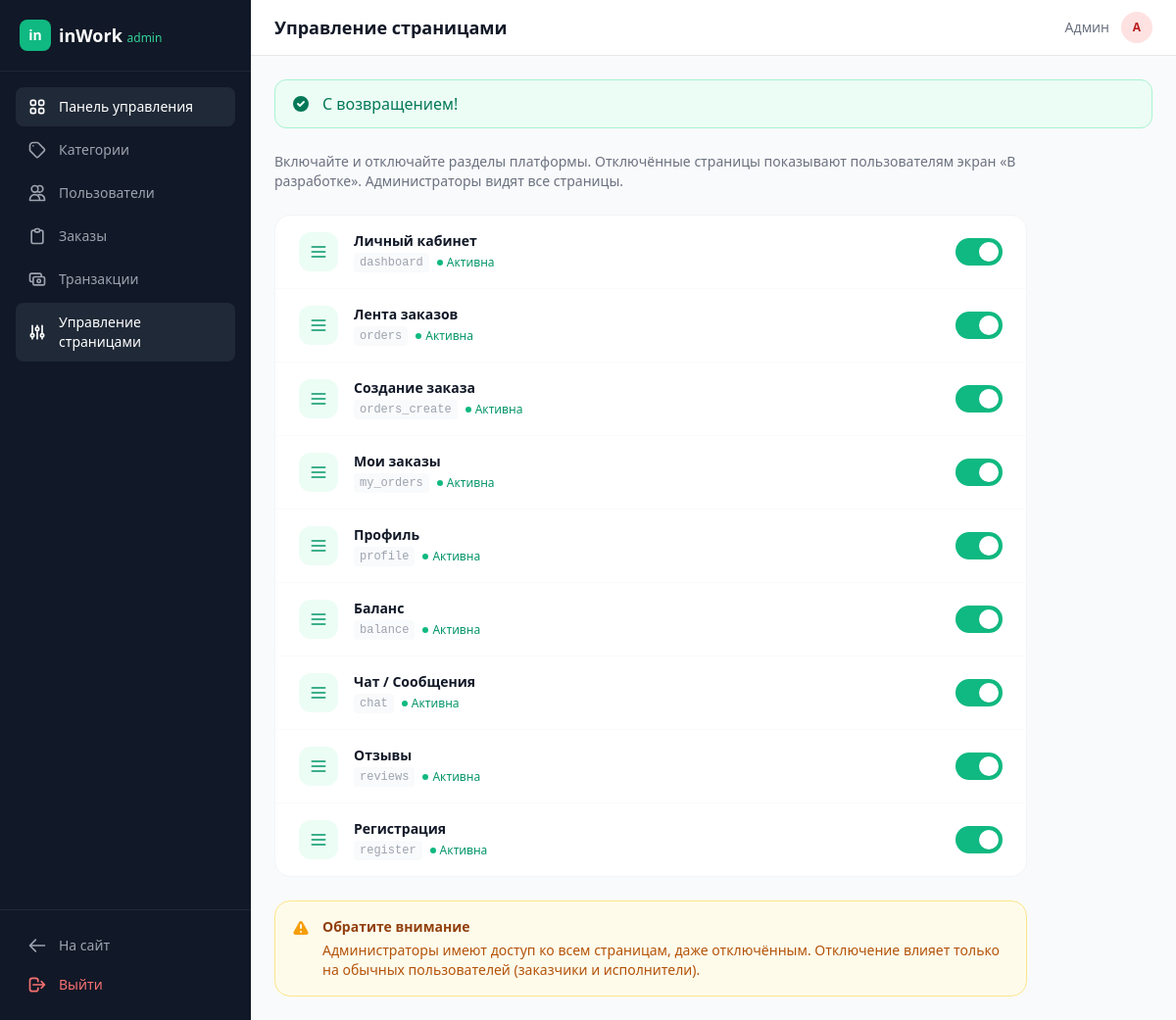
Screenshot of /in-work/public/admin/pages (signed in) with the database file from the repository.
### tables this page shows
CREATE TABLE IF NOT EXISTS page_settings (
    id INT UNSIGNED AUTO_INCREMENT PRIMARY KEY,
    page_key VARCHAR(50) NOT NULL UNIQUE,
    page_name VARCHAR(100) NOT NULL,
    page_icon TEXT DEFAULT NULL,
    is_enabled TINYINT(1) NOT NULL DEFAULT 1,
    updated_at TIMESTAMP NOT NULL DEFAULT CURRENT_TIMESTAMP ON UPDATE CURRENT_TIMESTAMP
);

### app/controllers/AdminController.php (called while the page is built, shortened)
<?php
class AdminController extends Controller
{
    public function pages(): void
    {
        $model = new PageSetting();
        $pages = $model->all();
        $this->view('admin.pages', [
            'title' => 'Управление страницами',
            'pages' => $pages,
        ]);
    }
}

### public/index.php (called while the page is built, shortened)
<?php
try {
    $appConfig = require ROOT_PATH . '/config/app.php';
    spl_autoload_register(function (string $class) {
        $map = [
            'Core\\'       => ROOT_PATH . '/core/',
            'App\\Controllers\\' => APP_PATH . '/controllers/',
            'App\\Models\\'      => APP_PATH . '/models/',
            'App\\Services\\'    => APP_PATH . '/services/',
            'App\\Middlewares\\'  => APP_PATH . '/middlewares/',
            'App\\Helpers\\'     => APP_PATH . '/helpers/',
        ];
        foreach ($map as $prefix => $baseDir) {
            if (strpos($class, $prefix) === 0) {
                $relativeClass = substr($class, strlen($prefix));
                $file = $baseDir . str_replace('\\', '/', $relativeClass) . '.php';
                if (file_exists($file)) {
                    return;
                }
            }
        }
    });
    require ROOT_PATH . '/app/helpers/functions.php';
    $router = new Core\Router();
    $method = $_SERVER['REQUEST_METHOD'];
    $requestUri = $_SERVER['REQUEST_URI'] ?? '/';
    $path = parse_url($requestUri, PHP_URL_PATH);
    $path = '/' . trim($path, "/ \t\n\r");
    $basePath = $appConfig['base_path'] ?? '/in-work/public';
    $basePath = rtrim($basePath, '/');
    if ($basePath !== '' && (strpos($path, $basePath) === 0)) {
        $suffix = substr($path, strlen($basePath));
        $path = ($suffix === '' || $suffix === '/') ? '/' : ($suffix ?: '/');
    }
    if ($path !== '/') {
        $path = rtrim($path, '/') ?: '/';
    }
    $router->resolve($method, $path);
} catch (Throwable $e) {
    http_response_code(500);
    echo '<h1>Ошибка приложения</h1>';
    echo '<p><strong>' . htmlspecialchars($e->getMessage()) . '</strong></p>';
    echo '<p>Файл: ' . htmlspecialchars($e->getFile()) . ':' . $e->getLine() . '</p>';
    echo '<pre>' . htmlspecialchars($e->getTraceAsString()) . '</pre>';
}

### core/Database.php (called while the page is built, shortened)
<?php
class Database
{
    private static ?Database $instance = null;
    private PDO $pdo;
    private function __construct()
    {
        $config = require __DIR__ . '/../config/database.php';
        $dsn = sprintf(
            'mysql:host=%s;port=%s;dbname=%s;charset=%s',
            $config['host'],
            $config['port'],
            $config['database'],
            $config['charset']
        );
        try {
            $this->pdo = new PDO($dsn, $config['username'], $config['password'], [
                PDO::ATTR_ERRMODE            => PDO::ERRMODE_EXCEPTION,
                PDO::ATTR_DEFAULT_FETCH_MODE => PDO::FETCH_ASSOC,
                PDO::ATTR_EMULATE_PREPARES   => false,
            ]);
        } catch (PDOException $e) {
            throw new PDOException('Database connection failed: ' . $e->getMessage());
        }
    }
    public static function getInstance(): self
    {
        if (self::$instance === null) {
            self::$instance = new self();
        }
        return self::$instance;
    }
    public function query(string $sql, array $params = []): \PDOStatement
    {
        $stmt = $this->pdo->prepare($sql);
        $stmt->execute($params);
        return $stmt;
    }
    public function fetchAll(string $sql, array $params = []): array
    {
        $stmt = $this->query($sql, $params);
        return $stmt->fetchAll();
    }
}

### app/models/PageSetting.php (called while the page is built, shortened)
<?php
class PageSetting
{
    private Database $db;
    public function __construct()
    {
        $this->db = Database::getInstance();
    }
    public function all(): array
    {
        return $this->db->fetchAll("SELECT * FROM page_settings ORDER BY id ASC");
    }
}

### config/database.php (called while the page is built, shortened)
<?php
$config = [
    'host'     => 'localhost',
    'port'     => '3306',
    'database' => 'inwork',
    'username' => 'root',
    'password' => 'root',
    'charset'  => 'utf8mb4',
];
return $config;

### app/helpers/functions.php (called while the page is built, shortened)
<?php
function e(string $value): string
{
    return htmlspecialchars($value, ENT_QUOTES, 'UTF-8');
}
function url(string $path = ''): string
{
    return APP_URL . '/' . ltrim($path, '/');
}

### views/admin/pages.php (the view, shortened to what this page needs)
<div class="max-w-3xl">
    <div class="mb-6">
        <p class="text-sm text-gray-500">Включайте и отключайте разделы платформы. Отключённые страницы показывают пользователям экран «В разработке». Администраторы видят все страницы.</p>
    </div>
    <div class="bg-white rounded-2xl border border-gray-100 overflow-hidden">
        <div class="divide-y divide-gray-50">
            <?php foreach ($pages as $page): ?>
                <div class="flex items-center justify-between px-6 py-4 hover:bg-gray-50/50 transition">
                    <div class="flex items-center gap-4">
                        <div class="w-10 h-10 rounded-xl flex items-center justify-center <?= $page['is_enabled'] ? 'bg-brand-50' : 'bg-gray-100' ?> transition">
                            <svg class="w-5 h-5 <?= $page['is_enabled'] ? 'text-brand-600' : 'text-gray-400' ?>" fill="none" stroke="currentColor" viewBox="0 0 24 24">
                                <path stroke-linecap="round" stroke-linejoin="round" stroke-width="2" d="<?= e($page['page_icon'] ?? 'M4 6h16M4 12h16M4 18h16') ?>"/>
                            </svg>
                        </div>
                        <div>
                            <div class="text-sm font-semibold text-gray-900"><?= e($page['page_name']) ?></div>
                            <div class="flex items-center gap-2 mt-0.5">
                                <code class="text-xs text-gray-400 bg-gray-50 px-1.5 py-0.5 rounded"><?= e($page['page_key']) ?></code>
                                <?php if ($page['is_enabled']): ?>
                                    <span class="inline-flex items-center gap-1 text-xs text-emerald-600">
                                        <span class="w-1.5 h-1.5 bg-emerald-500 rounded-full"></span>
                                        Активна
                                    </span>
                                <?php endif; ?>
                            </div>
                        </div>
                    </div>
                    <a href="<?= url("admin/pages/{$page['id']}/toggle") ?>"
                       class="relative inline-flex h-7 w-12 items-center rounded-full transition-colors duration-200 focus:outline-none <?= $page['is_enabled'] ? 'bg-brand-500' : 'bg-gray-300' ?>"
                       title="<?= $page['is_enabled'] ? 'Отключить' : 'Включить' ?>">
                        <span class="inline-block h-5 w-5 transform rounded-full bg-white shadow-sm transition-transform duration-200 <?= $page['is_enabled'] ? 'translate-x-6' : 'translate-x-1' ?>"></span>
                    </a>
                </div>
            <?php endforeach; ?>
        </div>
    </div>
    <div class="mt-6 bg-amber-50 border border-amber-200 rounded-2xl p-4">
        <div class="flex gap-3">
            <div class="text-sm text-amber-800">
                <p class="font-semibold mb-1">Обратите внимание</p>
                <p class="text-amber-700">Администраторы имеют доступ ко всем страницам, даже отключённым. Отключение влияет только на обычных пользователей (заказчики и исполнители).</p>
            </div>
        </div>
    </div>
</div>

### core/Router.php (shortened to what this page needs)
<?php
class Router
{
    private array $routes = [];
    private array $middlewares = [];
    public function group(array $middleware, callable $callback): void
    {
        $previousMiddlewares = $this->middlewares;
        $this->middlewares = array_merge($this->middlewares, $middleware);
        $this->middlewares = $previousMiddlewares;
    }
    private function addRoute(string $method, string $path, array $action, array $middleware = []): self
    {
        $pattern = $this->convertToRegex($path);
        $this->routes[] = [
            'method'     => $method,
            'path'       => $path,
            'pattern'    => $pattern,
            'controller' => $action[0],
            'action'     => $action[1],
            'middleware'  => array_merge($this->middlewares, $middleware),
        ];
        return $this;
    }
    private function convertToRegex(string $path): string
    {
        $pattern = preg_replace('/\{([a-zA-Z_]+)\}/', '(?P<$1>[^/]+)', $path);
        return '#^' . $pattern . '$#';
    }
    public function resolve(string $method, string $uri): void
    {
        $uri = parse_url($uri, PHP_URL_PATH);
        $uri = rtrim($uri, '/') ?: '/';
        foreach ($this->routes as $route) {
            if ($route['method'] !== $method) {
                continue;
            }
            if (preg_match($route['pattern'], $uri, $matches)) {
                $params = array_filter($matches, 'is_string', ARRAY_FILTER_USE_KEY);
                $controller = new $route['controller']();
                $actionMethod = $route['action'];
                call_user_func_array([$controller, $actionMethod], array_values($params));
                return;
            }
        }
    }
}

### assets/css/app.css (style rules this page uses)
* { scroll-behavior: smooth; }

### rows the page displays
page_settings: is_enabled 1 (drawn), page_name "Личный кабинет", page_key "dashboard"
page_settings: is_enabled 1 (drawn), page_name "Лента заказов", page_key "orders"
page_settings: is_enabled 1 (drawn), page_name "Создание заказа", page_key "orders_create"
page_settings: is_enabled 1 (drawn), page_name "Мои заказы", page_key "my_orders"
page_settings: is_enabled 1 (drawn), page_name "Профиль", page_key "profile"
page_settings: is_enabled 1 (drawn), page_name "Баланс", page_key "balance"
page_settings: is_enabled 1 (drawn), page_name "Чат / Сообщения", page_key "chat"
page_settings: is_enabled 1 (drawn), page_name "Отзывы", page_key "reviews"
page_settings: is_enabled 1 (drawn), page_name "Регистрация", page_key "register"

### other values shown
$item['label'] "Панель управления"
$item['label'] "Категории"
$item['label'] "Пользователи"
$item['label'] "Заказы"
$item['label'] "Транзакции"
$item['label'] "Управление страницами"
